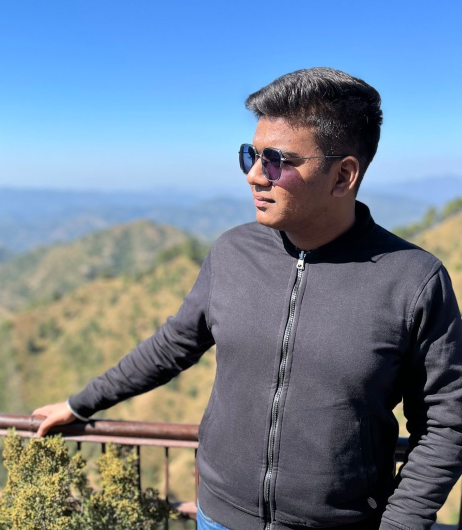
//> input picture Resources/Yatharth_Pics/Y-5.jpg, 924 x 1060 px (shown at 1/2 size)
$ ./main_HOG   (built with g++ and OpenCV 4)
//> lines starting //> are read from the running program, lines starting //| are printed output that depends on the picture
#include<opencv2/imgcodecs.hpp>
#include<opencv2/highgui.hpp>
#include<opencv2/imgproc.hpp>
#include<iostream>
#include<stdint.h>
#include<math.h>

using namespace cv;
using namespace std;

void main()
{
	string path = "F:\\C++ Project\\HOG-Histogram_Of_Oriented _Gradients\\HOG-Histogram_Of_Oriented _Gradients\\Resources\\Yatharth_Pics\\Y-5.jpg";
	//string path = "F:\\C++ Project\\HOG-Histogram_Of_Oriented _Gradients\\HOG-Histogram_Of_Oriented _Gradients\\Resources\\Viku.jpeg";
	//string path = "F:\\C++ Project\\HOG-Histogram_Of_Oriented _Gradients\\HOG-Histogram_Of_Oriented _Gradients\\Resources\\VC_1.png";
	//string path = "F:\\C++ Project\\HOG-Histogram_Of_Oriented _Gradients\\HOG-Histogram_Of_Oriented _Gradients\\Resources\\doo.png";
	Mat img = imread(path);
//> img is the input picture: 1060 rows x 924 cols, CV_8UC3; mean B, G, R 149.3, 131, 114.5
	resize(img, img, Size(400, 400));
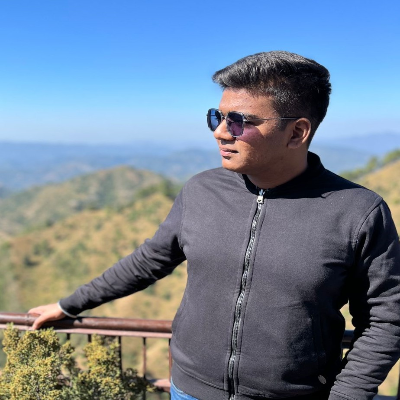
//> img: 400 rows x 400 cols, CV_8UC3; mean B, G, R 149.2, 130.9, 114.4
	//resize(HOG, HOG, Size(64,128));
	//resize(phase, phase, Size(64, 128));
	cvtColor(img, img, COLOR_BGR2GRAY);
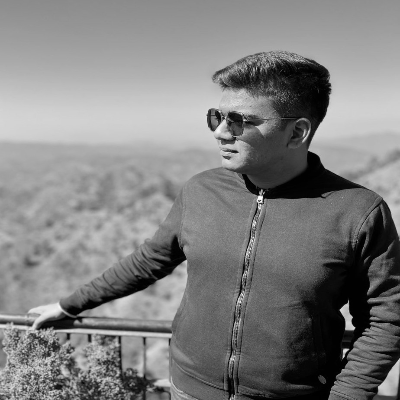
//> img: 400 rows x 400 cols, CV_8UC1; min 0, max 253, mean 128.1
	//cvtColor(HOG, HOG, COLOR_BGR2GRAY);
	//cvtColor(phase, phase, COLOR_BGR2GRAY);
	const int r = img.rows, c = img.cols;
//> r = 400; c = 400
	Mat HOG = Mat::zeros(r, c, CV_8U), phase = Mat::zeros(r, c, CV_8U);
	cout << img.rows << " " << img.cols << endl;
//| 400 400
	cout << img.size() << endl;
//| [400 x 400]
	cout << HOG.rows << " " << HOG.cols << endl;
//| 400 400
	cout << HOG.size() << endl;
//| [400 x 400]
	cout << ((atan(-4 / 3) * 180) / (float)3.14) << endl;
	int k = 0;
	//int8_t Gx[r*c] = { 0 }, Gy[r*c] = { 0 }, M[r*c] = { 0 }, P[r*c] = { 0 };
	int8_t* Gx = new int8_t[r * c];
	int8_t* Gy = new int8_t[r * c];
	int8_t* M = new int8_t[r * c];
	int8_t* P = new int8_t[r * c];
	int8_t** Bins = new int8_t * [r * c];
	int8_t C[9] = { 10, 30, 50, 70, 90, 110, 130, 150, 170 };
	int8_t Histo[9] = { 0 };
	/*Gx = Horizontal Gradients
	  Gy = Vertical Gradients
	  M = Magnitude Gradient Array
	  P = Phase Gradient Array*/
	for (int rows = 0; rows < img.rows; rows++)
	{
		for (int col = 0; col < img.cols; col++)
		{
			Bins[k] = new int8_t[9];
			//HOG.at<Vec3b>(rows, col) = img.at<Vec3b>(rows, col) * 0.5f;
			if (col + 1 < img.cols && col - 1 >= 0)
				Gx[k] = img.at<int8_t>(rows, col + 1) - img.at<int8_t>(rows, col - 1);
			else if (col + 1 > img.cols)
				Gx[k] = -1 * img.at<int8_t>(rows, col - 1);
			else if (col - 1 < 0)
				Gx[k] = img.at<int8_t>(rows, col + 1);
			/*else
				continue;*/
			if (rows + 1 < img.rows && rows - 1 >= 0)
				Gy[k] = img.at<int8_t>(rows - 1, col) - img.at<int8_t>(rows + 1, col);
			else if (rows + 1 > img.rows)
				Gy[k] = img.at<int8_t>(rows - 1, col);
			else if (rows - 1 < 0)
				Gy[k] = -1 * img.at<int8_t>(rows + 1, col);
			/*else
				continue;*/
			M[k] = sqrt((Gx[k] * Gx[k]) + (Gy[k] * Gy[k]));
			HOG.at<int8_t>(rows, col) = M[k];
			if (Gx[k] != 0)
				P[k] = ((atan(Gy[k] / Gx[k]) * 180) / float(3.1415));
			else
				P[k] = 90;
			if (P[k] < 0)
				P[k] = 180 + P[k];
			phase.at<int8_t>(rows, col) = P[k];
			int j = floor((P[k] / (float)20.0) - 0.5);
			if (j <= 0)
				j = 0;
			Bins[k][j] = M[k] * abs((C[j + 1] - P[k]) / (float)20.0);
			Bins[k][j + 1] = M[k] * abs((P[k] - C[j]) / (float)20.0);
			Histo[j] = (Histo[j]) + (M[k] * ((C[j + 1] - P[k]) / (float)20.0));
			Histo[j + 1] = (Histo[j + 1]) + (M[k] * ((C[j + 1] - P[k]) / (float)20.0));
			k++;
		}
	}
//> this loop made 400 passes
//> k on passes 1 to 3: 400, 800, 1200
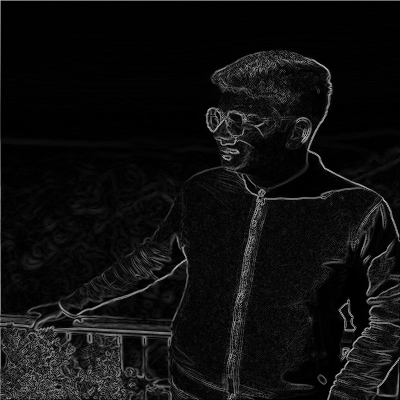
//> HOG: 400 rows x 400 cols, CV_8UC1; min 0, max 179, mean 15.2
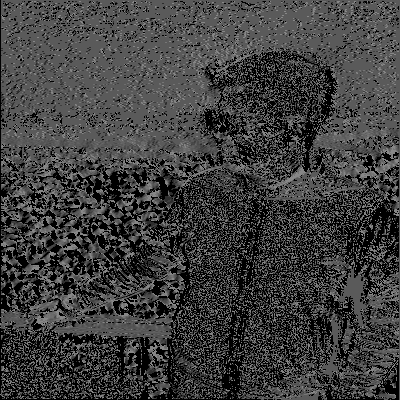
//> phase: 400 rows x 400 cols, CV_8UC1; min 0, max 135, mean 62.7
//> after the loop, Histo = [-105, -109, 107, 93, 96, -106, -63, 0, 0]; k = 160000
	for (int i = 0; i < 9; i++)
	{
		if (Histo[i] < 0)
			Histo[i] = abs(Histo[i]);
		cout << (int)Histo[i] << " ";
	}
//> this loop made 9 passes
//| 105 109 107 93 96 106 63 0
//> (output is shown up to pass 8 of 9)
	//imshow("Image", img);
	//imshow("HOG", HOG);
	//imshow("Phase", phase);
	Mat img_hog;
	hconcat(img, HOG, img_hog);
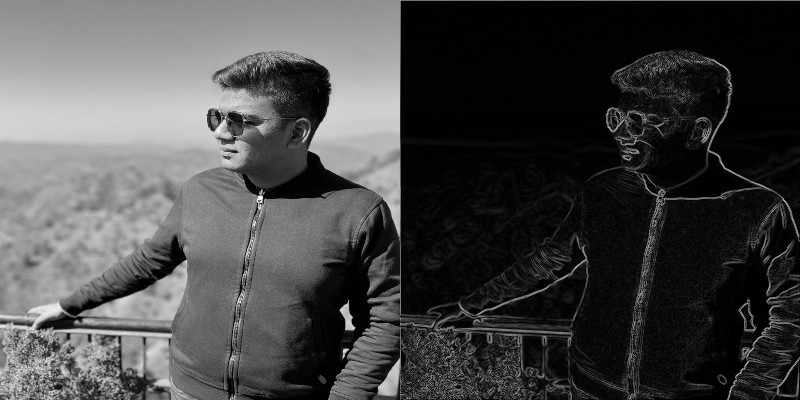
//> img_hog: 400 rows x 800 cols, CV_8UC1; min 0, max 253, mean 71.6
	imshow("IMG and HOG", img_hog);
	imwrite("IMG_AND_HOG.png", img_hog);
	//imwrite("Image.png", img);
	//imwrite("HOG.png", HOG);
	//imwrite("Phase.jpeg", phase);
	waitKey(0);
}

$ run again, with Resources/Viku.jpeg copied over Resources/Yatharth_Pics/Y-5.jpg
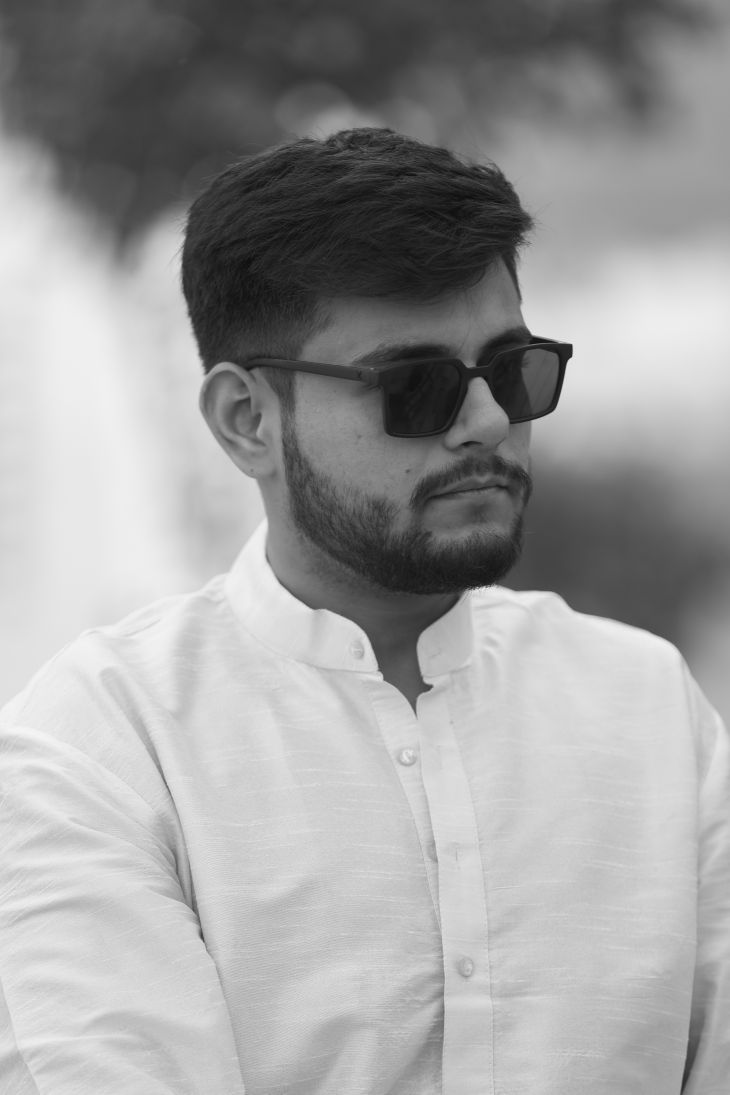
//> input picture Resources/Viku.jpeg, 3648 x 5472 px (shown at 1/5 size)
//> img is the input picture: 5472 rows x 3648 cols, CV_8UC3; min 8, max 247, mean 157.7
//| 400 400
//| [400 x 400]
//| 400 400
//| [400 x 400]
//> the loop `for (int rows = 0; rows < img.rows; rows++)` made 400 passes
//> k on passes 1 to 3: 400, 800, 1200
//> after the loop `for (int rows = 0; rows < img.rows; rows++)`:
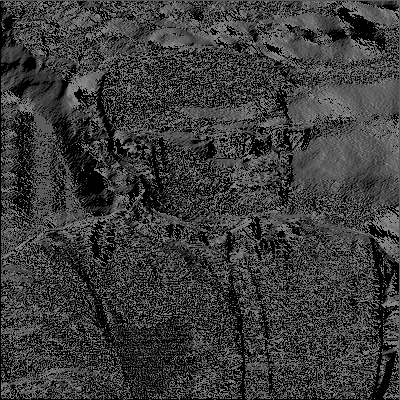
//> phase: 400 rows x 400 cols, CV_8UC1; min 0, max 135, mean 58.9
//> after the loop `for (int rows = 0; rows < img.rows; rows++)`: Histo = [-82, 1, 110, 65, -61, 9, 63, 0, 0]; k = 160000
//> the loop `for (int i = 0; i < 9; i++)` made 9 passes
//| 82 1 110 65 61
//> (output is shown up to pass 5 of 9)
//> `hconcat(img, HOG, img_hog);`:
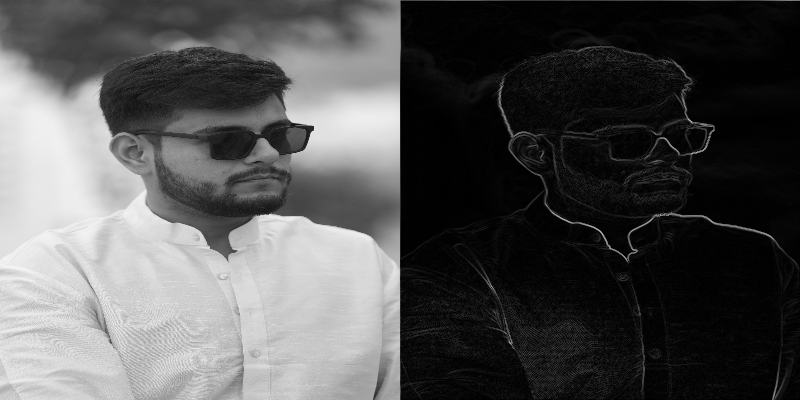
//> img_hog: 400 rows x 800 cols, CV_8UC1; min 0, max 244, mean 83.3
